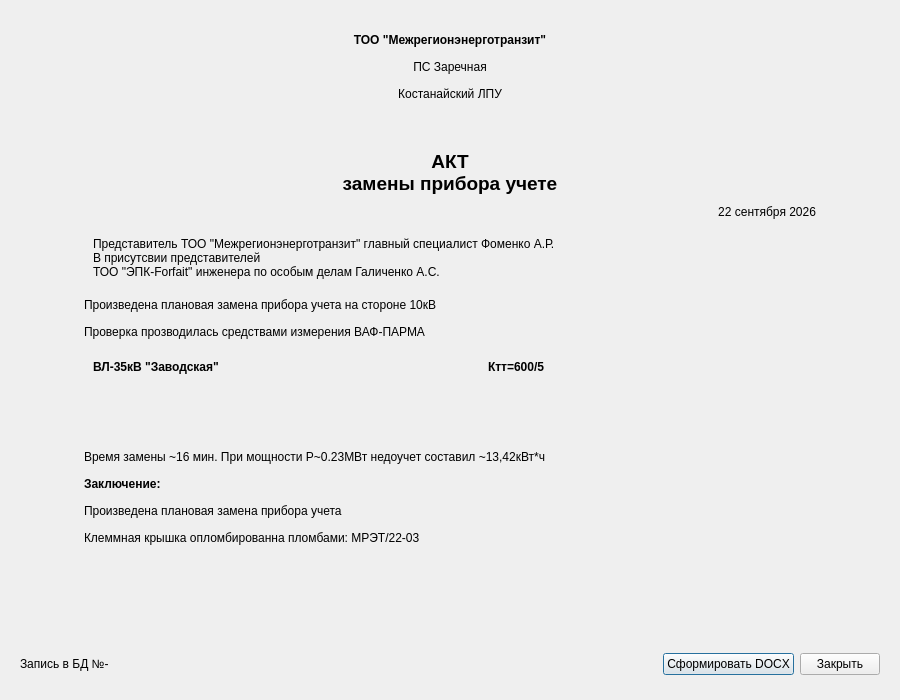
<?xml version="1.0" encoding="UTF-8"?>
<ui version="4.0">
 <class>ActViewDialog</class>
 <widget class="QDialog" name="ActViewDialog">
  <property name="geometry">
   <rect>
    <x>0</x>
    <y>0</y>
    <width>900</width>
    <height>700</height>
   </rect>
  </property>
  <property name="minimumSize">
   <size>
    <width>900</width>
    <height>700</height>
   </size>
  </property>
  <property name="windowTitle">
   <string>Просмотр акта</string>
  </property>
  <layout class="QVBoxLayout" name="verticalLayout">
   <item>
    <widget class="QScrollArea" name="scrollArea">
     <property name="frameShape">
      <enum>QFrame::Shape::NoFrame</enum>
     </property>
     <property name="widgetResizable">
      <bool>true</bool>
     </property>
     <widget class="QWidget" name="scrollAreaWidgetContents">
      <property name="geometry">
       <rect>
        <x>0</x>
        <y>0</y>
        <width>882</width>
        <height>626</height>
       </rect>
      </property>
      <layout class="QHBoxLayout" name="horizontalLayout">
       <item>
        <spacer name="scrollAreaHSpacerL">
         <property name="orientation">
          <enum>Qt::Orientation::Horizontal</enum>
         </property>
         <property name="sizeHint" stdset="0">
          <size>
           <width>40</width>
           <height>20</height>
          </size>
         </property>
        </spacer>
       </item>
       <item>
        <widget class="QWidget" name="documentWidget" native="true">
         <property name="minimumSize">
          <size>
           <width>750</width>
           <height>0</height>
          </size>
         </property>
         <property name="maximumSize">
          <size>
           <width>1000</width>
           <height>16777215</height>
          </size>
         </property>
         <layout class="QVBoxLayout" name="documentWidgetLayout">
          <item>
           <widget class="QLabel" name="companyLabel">
            <property name="font">
             <font>
              <bold>true</bold>
             </font>
            </property>
            <property name="text">
             <string>ТОО &quot;Межрегионэнерготранзит&quot;</string>
            </property>
            <property name="alignment">
             <set>Qt::AlignmentFlag::AlignCenter</set>
            </property>
            <property name="wordWrap">
             <bool>true</bool>
            </property>
           </widget>
          </item>
          <item>
           <widget class="QLabel" name="substationLabel">
            <property name="text">
             <string>ПС Заречная</string>
            </property>
            <property name="alignment">
             <set>Qt::AlignmentFlag::AlignCenter</set>
            </property>
           </widget>
          </item>
          <item>
           <widget class="QLabel" name="areaLabel">
            <property name="text">
             <string>Костанайский ЛПУ</string>
            </property>
            <property name="alignment">
             <set>Qt::AlignmentFlag::AlignCenter</set>
            </property>
           </widget>
          </item>
          <item>
           <spacer name="verticalSpacer">
            <property name="orientation">
             <enum>Qt::Orientation::Vertical</enum>
            </property>
            <property name="sizeType">
             <enum>QSizePolicy::Policy::Minimum</enum>
            </property>
            <property name="sizeHint" stdset="0">
             <size>
              <width>20</width>
              <height>40</height>
             </size>
            </property>
           </spacer>
          </item>
          <item>
           <widget class="QLabel" name="actTitleLabel">
            <property name="font">
             <font>
              <pointsize>14</pointsize>
              <bold>true</bold>
             </font>
            </property>
            <property name="text">
             <string>АКТ
замены прибора учете</string>
            </property>
            <property name="alignment">
             <set>Qt::AlignmentFlag::AlignCenter</set>
            </property>
            <property name="wordWrap">
             <bool>true</bool>
            </property>
           </widget>
          </item>
          <item>
           <widget class="QLabel" name="actDateLabel">
            <property name="text">
             <string>22 сентября 2026</string>
            </property>
            <property name="alignment">
             <set>Qt::AlignmentFlag::AlignRight|Qt::AlignmentFlag::AlignTrailing|Qt::AlignmentFlag::AlignVCenter</set>
            </property>
            <property name="wordWrap">
             <bool>true</bool>
            </property>
           </widget>
          </item>
          <item>
           <widget class="QWidget" name="representativesWidget" native="true">
            <layout class="QVBoxLayout" name="representativesWidgetLayout">
             <item>
              <widget class="QLabel" name="representativesLabel">
               <property name="text">
                <string>Представитель ТОО &quot;Межрегионэнерготранзит&quot; главный специалист Фоменко А.Р.
В присутсвии представителей
ТОО &quot;ЭПК-Forfait&quot; инженера по особым делам Галиченко А.С.</string>
               </property>
               <property name="wordWrap">
                <bool>true</bool>
               </property>
              </widget>
             </item>
            </layout>
           </widget>
          </item>
          <item>
           <widget class="QLabel" name="workDescriptionLabel">
            <property name="text">
             <string>Произведена плановая замена прибора учета на стороне 10кВ</string>
            </property>
            <property name="wordWrap">
             <bool>true</bool>
            </property>
           </widget>
          </item>
          <item>
           <widget class="QLabel" name="measurementDeviceLabel">
            <property name="text">
             <string>Проверка прозводилась средствами измерения ВАФ-ПАРМА</string>
            </property>
            <property name="wordWrap">
             <bool>true</bool>
            </property>
           </widget>
          </item>
          <item>
           <widget class="QWidget" name="connectionWidget" native="true">
            <layout class="QHBoxLayout" name="connectionWidgetLayout">
             <item>
              <widget class="QLabel" name="connectionLabel">
               <property name="font">
                <font>
                 <bold>true</bold>
                </font>
               </property>
               <property name="text">
                <string>ВЛ-35кВ &quot;Заводская&quot;</string>
               </property>
               <property name="wordWrap">
                <bool>true</bool>
               </property>
              </widget>
             </item>
             <item>
              <spacer name="connectionSpacer">
               <property name="orientation">
                <enum>Qt::Orientation::Horizontal</enum>
               </property>
               <property name="sizeHint" stdset="0">
                <size>
                 <width>260</width>
                 <height>20</height>
                </size>
               </property>
              </spacer>
             </item>
             <item>
              <widget class="QLabel" name="ctRatioLabel">
               <property name="font">
                <font>
                 <bold>true</bold>
                </font>
               </property>
               <property name="text">
                <string>Ктт=600/5</string>
               </property>
              </widget>
             </item>
             <item>
              <spacer name="ctRatioSpacer">
               <property name="orientation">
                <enum>Qt::Orientation::Horizontal</enum>
               </property>
               <property name="sizeHint" stdset="0">
                <size>
                 <width>40</width>
                 <height>20</height>
                </size>
               </property>
              </spacer>
             </item>
            </layout>
           </widget>
          </item>
          <item>
           <widget class="QWidget" name="equipmentWidget" native="true">
            <layout class="QVBoxLayout" name="equipmentLayout"/>
           </widget>
          </item>
          <item>
           <widget class="QWidget" name="vectorDiagramWidget" native="true">
            <layout class="QVBoxLayout" name="vectorDiagramWidgetLayout"/>
           </widget>
          </item>
          <item>
           <widget class="QLabel" name="replacementInfoLabel">
            <property name="text">
             <string>Время замены ~16 мин. При мощности P~0.23МВт недоучет составил ~13,42кВт*ч</string>
            </property>
            <property name="wordWrap">
             <bool>true</bool>
            </property>
           </widget>
          </item>
          <item>
           <widget class="QLabel" name="conclusionTitleLabel">
            <property name="font">
             <font>
              <bold>true</bold>
             </font>
            </property>
            <property name="text">
             <string>Заключение:</string>
            </property>
           </widget>
          </item>
          <item>
           <widget class="QLabel" name="conclusionLabel">
            <property name="text">
             <string>Произведена плановая замена прибора учета</string>
            </property>
            <property name="wordWrap">
             <bool>true</bool>
            </property>
           </widget>
          </item>
          <item>
           <widget class="QLabel" name="sealLabel">
            <property name="text">
             <string>Клеммная крышка опломбированна пломбами: МРЭТ/22-03</string>
            </property>
            <property name="wordWrap">
             <bool>true</bool>
            </property>
           </widget>
          </item>
          <item>
           <widget class="QWidget" name="signatureWidget" native="true">
            <layout class="QGridLayout" name="signatureLayout"/>
           </widget>
          </item>
          <item>
           <spacer name="scrollAreaVSpacer">
            <property name="orientation">
             <enum>Qt::Orientation::Vertical</enum>
            </property>
            <property name="sizeType">
             <enum>QSizePolicy::Policy::Minimum</enum>
            </property>
            <property name="sizeHint" stdset="0">
             <size>
              <width>20</width>
              <height>40</height>
             </size>
            </property>
           </spacer>
          </item>
         </layout>
        </widget>
       </item>
       <item>
        <spacer name="scrollAreaHSpacerR">
         <property name="orientation">
          <enum>Qt::Orientation::Horizontal</enum>
         </property>
         <property name="sizeHint" stdset="0">
          <size>
           <width>40</width>
           <height>20</height>
          </size>
         </property>
        </spacer>
       </item>
      </layout>
     </widget>
    </widget>
   </item>
   <item>
    <widget class="QWidget" name="buttonWidget" native="true">
     <property name="minimumSize">
      <size>
       <width>0</width>
       <height>50</height>
      </size>
     </property>
     <property name="maximumSize">
      <size>
       <width>16777215</width>
       <height>60</height>
      </size>
     </property>
     <layout class="QHBoxLayout" name="buttonWidgetLayout">
      <item>
       <widget class="QLabel" name="databaseIdLabel">
        <property name="text">
         <string>Запись в БД №-</string>
        </property>
       </widget>
      </item>
      <item>
       <spacer name="buttonWidgetSpacer">
        <property name="orientation">
         <enum>Qt::Orientation::Horizontal</enum>
        </property>
        <property name="sizeHint" stdset="0">
         <size>
          <width>540</width>
          <height>20</height>
         </size>
        </property>
       </spacer>
      </item>
      <item>
       <widget class="QPushButton" name="generateDocxButton">
        <property name="text">
         <string>Сформировать DOCX</string>
        </property>
       </widget>
      </item>
      <item>
       <widget class="QPushButton" name="closeButton">
        <property name="text">
         <string>Закрыть</string>
        </property>
       </widget>
      </item>
     </layout>
    </widget>
   </item>
  </layout>
 </widget>
 <resources/>
 <connections/>
</ui>
